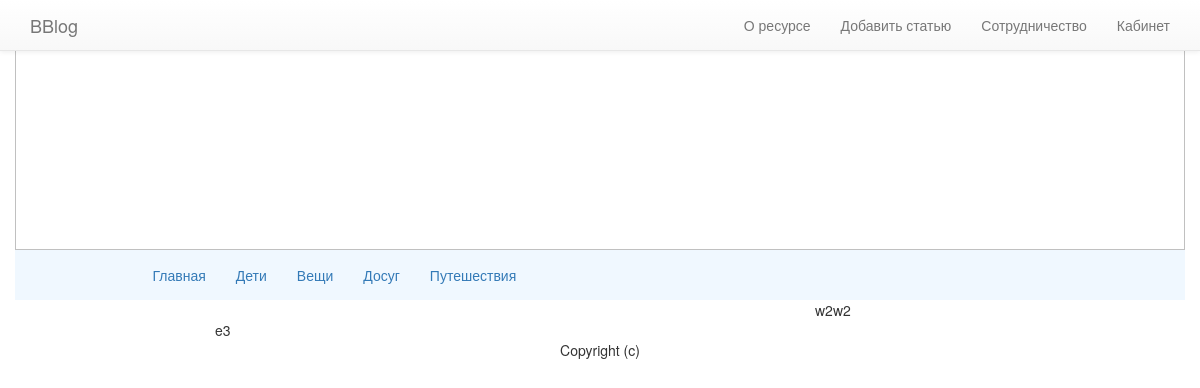
The page /travel/ on the database as committed earlier.
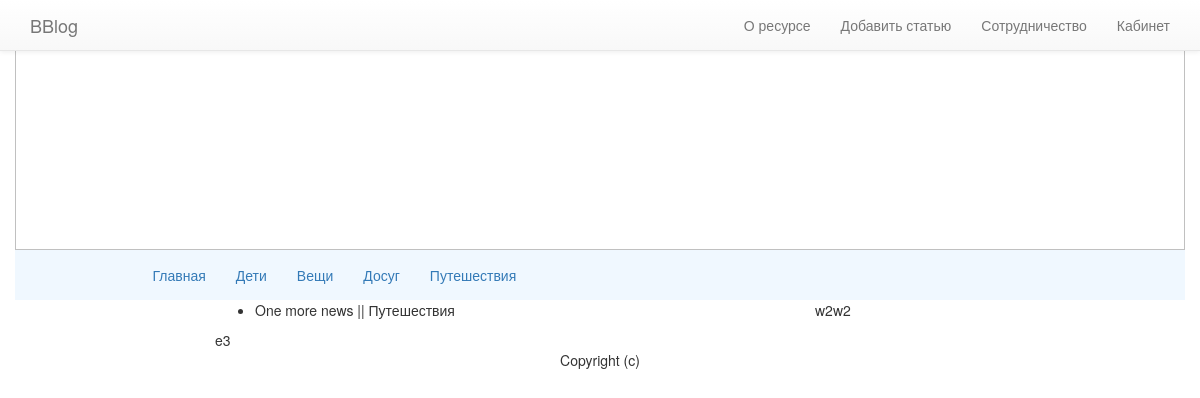
The same page on the database as committed later.
### news/models.py (models this page shows, shortened)
class SingleNews(models.Model):
    user = models.ForeignKey(settings.AUTH_USER_MODEL, blank=True, null=True)
    title = models.CharField(max_length=120, blank=False)
    previewText = models.TextField(max_length=260, blank=True)
    fullText = models.TextField()
    publish = models.DateField(auto_now=False, auto_now_add=False)
    updated = models.DateTimeField(auto_now=True, auto_now_add=False)
    timestamp = models.DateTimeField(auto_now=False, auto_now_add=True)
    slug = models.SlugField(unique=True)
    image = models.ImageField(upload_to=upload_location,
                              null=True, blank=True,
                              height_field='height_field',
                              width_field='width_field')
    height_field = models.IntegerField(default=0)
    width_field = models.IntegerField(default=0)
    CH = u'Дети'
    TH = u'Вещи'
    DS = u'Досуг'
    TR = u'Путешествия'
    CATEGORY_CHOICES = (
        (CH, u'Дети'),
        (TH, u'Вещи'),
        (DS, u'Досуг'),
        (TR, u'Путешествия'),
    )
    category = models.CharField(max_length=40, choices=CATEGORY_CHOICES, default=CH)
    objects = PostManager()

### news/views.py (the view)
# urls.py: url(r'^travel/$', TravelListView.as_view()),
class TravelListView(ListView):
    queryset = SingleNews.objects.all().filter(category__iexact=u"Путешествия")
    template_name = 'travel.html'

### templates/travel.html
{% extends "base.html" %}
{% block content %}
    <ul>
        {% for obj in object_list %}
            <li>{{ obj.title }} || {{ obj.category }}</li>
        {% endfor %}
    </ul>
{% endblock content %}

Rows that differ between the two databases and show on the page:
added SingleNews: title "One more news", category "Путешествия"
